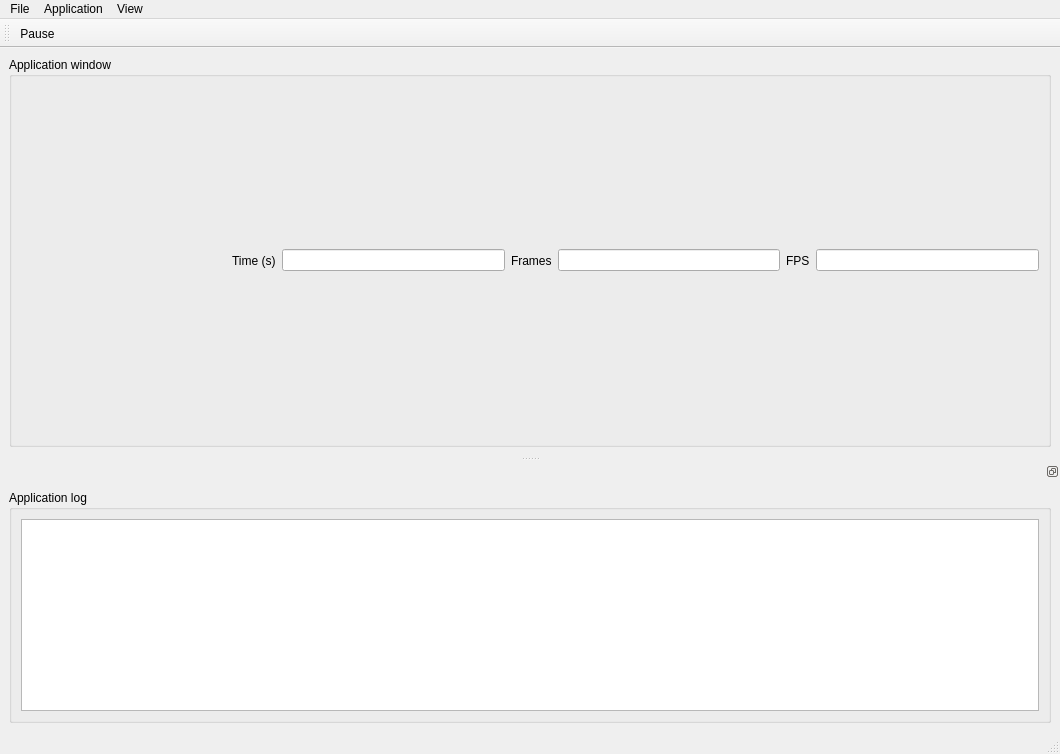
<?xml version="1.0" encoding="UTF-8"?>
<ui version="4.0">
 <class>PlayWindow</class>
 <widget class="QMainWindow" name="PlayWindow">
  <property name="geometry">
   <rect>
    <x>0</x>
    <y>0</y>
    <width>1060</width>
    <height>754</height>
   </rect>
  </property>
  <property name="windowTitle">
   <string>MainWindow</string>
  </property>
  <widget class="QWidget" name="centralwidget">
   <layout class="QVBoxLayout" name="verticalLayout_2">
    <item>
     <widget class="QGroupBox" name="groupBox">
      <property name="sizePolicy">
       <sizepolicy hsizetype="Preferred" vsizetype="MinimumExpanding">
        <horstretch>0</horstretch>
        <verstretch>0</verstretch>
       </sizepolicy>
      </property>
      <property name="title">
       <string>Application window</string>
      </property>
      <layout class="QVBoxLayout" name="verticalLayout_3">
       <item>
        <layout class="QVBoxLayout" name="verticalLayout">
         <property name="sizeConstraint">
          <enum>QLayout::SetNoConstraint</enum>
         </property>
        </layout>
       </item>
       <item>
        <widget class="QFrame" name="statusBarFrame">
         <property name="frameShadow">
          <enum>QFrame::Plain</enum>
         </property>
         <layout class="QHBoxLayout" name="horizontalLayout">
          <property name="leftMargin">
           <number>0</number>
          </property>
          <property name="topMargin">
           <number>0</number>
          </property>
          <property name="rightMargin">
           <number>0</number>
          </property>
          <property name="bottomMargin">
           <number>0</number>
          </property>
          <item>
           <spacer name="horizontalSpacer_2">
            <property name="orientation">
             <enum>Qt::Horizontal</enum>
            </property>
            <property name="sizeType">
             <enum>QSizePolicy::Minimum</enum>
            </property>
            <property name="sizeHint" stdset="0">
             <size>
              <width>211</width>
              <height>20</height>
             </size>
            </property>
           </spacer>
          </item>
          <item>
           <widget class="QLabel" name="label_6">
            <property name="text">
             <string>Time (s)</string>
            </property>
           </widget>
          </item>
          <item>
           <widget class="QLineEdit" name="time">
            <property name="readOnly">
             <bool>true</bool>
            </property>
           </widget>
          </item>
          <item>
           <widget class="QLabel" name="label_4">
            <property name="text">
             <string>Frames</string>
            </property>
           </widget>
          </item>
          <item>
           <widget class="QLineEdit" name="frames">
            <property name="readOnly">
             <bool>true</bool>
            </property>
           </widget>
          </item>
          <item>
           <widget class="QLabel" name="label_5">
            <property name="text">
             <string>FPS</string>
            </property>
           </widget>
          </item>
          <item>
           <widget class="QLineEdit" name="fps">
            <property name="readOnly">
             <bool>true</bool>
            </property>
           </widget>
          </item>
         </layout>
        </widget>
       </item>
      </layout>
     </widget>
    </item>
   </layout>
  </widget>
  <widget class="QMenuBar" name="menubar">
   <property name="geometry">
    <rect>
     <x>0</x>
     <y>0</y>
     <width>1060</width>
     <height>22</height>
    </rect>
   </property>
   <widget class="QMenu" name="menuFile">
    <property name="title">
     <string>File</string>
    </property>
    <addaction name="actionClose"/>
   </widget>
   <widget class="QMenu" name="menuApplication">
    <property name="title">
     <string>Application</string>
    </property>
    <addaction name="actionPause"/>
   </widget>
   <widget class="QMenu" name="menuView">
    <property name="title">
     <string>View</string>
    </property>
    <addaction name="actionViewStatusbar"/>
    <addaction name="actionViewEventlog"/>
   </widget>
   <addaction name="menuFile"/>
   <addaction name="menuApplication"/>
   <addaction name="menuView"/>
  </widget>
  <widget class="QStatusBar" name="statusbar"/>
  <widget class="QToolBar" name="toolBar">
   <property name="windowTitle">
    <string>toolBar</string>
   </property>
   <property name="toolButtonStyle">
    <enum>Qt::ToolButtonTextUnderIcon</enum>
   </property>
   <attribute name="toolBarArea">
    <enum>TopToolBarArea</enum>
   </attribute>
   <attribute name="toolBarBreak">
    <bool>false</bool>
   </attribute>
   <addaction name="actionPause"/>
  </widget>
  <widget class="QDockWidget" name="dockWidget">
   <property name="features">
    <set>QDockWidget::DockWidgetFloatable|QDockWidget::DockWidgetMovable</set>
   </property>
   <attribute name="dockWidgetArea">
    <number>8</number>
   </attribute>
   <widget class="QWidget" name="dockWidgetContents">
    <layout class="QVBoxLayout" name="verticalLayout_5">
     <item>
      <widget class="QGroupBox" name="groupBox_2">
       <property name="sizePolicy">
        <sizepolicy hsizetype="Preferred" vsizetype="Minimum">
         <horstretch>0</horstretch>
         <verstretch>0</verstretch>
        </sizepolicy>
       </property>
       <property name="title">
        <string>Application log</string>
       </property>
       <layout class="QVBoxLayout" name="verticalLayout_4">
        <item>
         <widget class="QListView" name="log">
          <property name="sizePolicy">
           <sizepolicy hsizetype="Expanding" vsizetype="Minimum">
            <horstretch>0</horstretch>
            <verstretch>0</verstretch>
           </sizepolicy>
          </property>
         </widget>
        </item>
       </layout>
      </widget>
     </item>
    </layout>
   </widget>
  </widget>
  <action name="actionPause">
   <property name="checkable">
    <bool>true</bool>
   </property>
   <property name="icon">
    <iconset resource="../resource/resource.qrc">
     <normaloff>:/32x32_ico_png/pause.png</normaloff>:/32x32_ico_png/pause.png</iconset>
   </property>
   <property name="text">
    <string>Pause</string>
   </property>
   <property name="shortcut">
    <string>F7</string>
   </property>
  </action>
  <action name="actionClose">
   <property name="icon">
    <iconset resource="../resource/resource.qrc">
     <normaloff>:/16x16_ico_png/app_close_window.png</normaloff>:/16x16_ico_png/app_close_window.png</iconset>
   </property>
   <property name="text">
    <string>Close</string>
   </property>
   <property name="toolTip">
    <string>Close</string>
   </property>
  </action>
  <action name="actionViewStatusbar">
   <property name="checkable">
    <bool>true</bool>
   </property>
   <property name="checked">
    <bool>true</bool>
   </property>
   <property name="text">
    <string>Status bar</string>
   </property>
  </action>
  <action name="actionViewEventlog">
   <property name="checkable">
    <bool>true</bool>
   </property>
   <property name="checked">
    <bool>true</bool>
   </property>
   <property name="text">
    <string>Eventlog</string>
   </property>
  </action>
 </widget>
 <resources>
  <include location="../resource/resource.qrc"/>
 </resources>
 <connections>
  <connection>
   <sender>actionViewEventlog</sender>
   <signal>toggled(bool)</signal>
   <receiver>dockWidget</receiver>
   <slot>setVisible(bool)</slot>
   <hints>
    <hint type="sourcelabel">
     <x>-1</x>
     <y>-1</y>
    </hint>
    <hint type="destinationlabel">
     <x>529</x>
     <y>595</y>
    </hint>
   </hints>
  </connection>
  <connection>
   <sender>actionViewStatusbar</sender>
   <signal>toggled(bool)</signal>
   <receiver>statusbar</receiver>
   <slot>setVisible(bool)</slot>
   <hints>
    <hint type="sourcelabel">
     <x>-1</x>
     <y>-1</y>
    </hint>
    <hint type="destinationlabel">
     <x>529</x>
     <y>742</y>
    </hint>
   </hints>
  </connection>
 </connections>
</ui>
